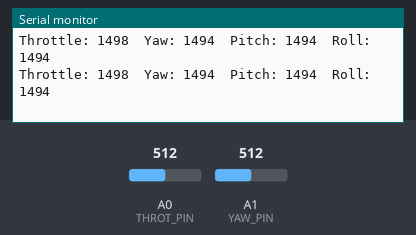
This sketch was run on a simulated Arduino Uno, built with avr-gcc and run on an emulated ATmega328P. Parts: the last lines printed to the serial monitor. The test bench sets the inputs (shaded band); at power-on: A0 (THROT_PIN) = 512, A1 (YAW_PIN) = 512. No radio packets arrive unless stated.

Above: at 1.2 s.
1.3 s: A0 (THROT_PIN) set to 716
At 1.34 s:
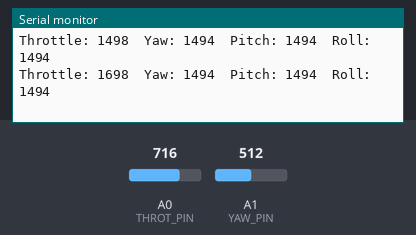
2.8 s: A1 (YAW_PIN) set to 716
At 2.83 s:
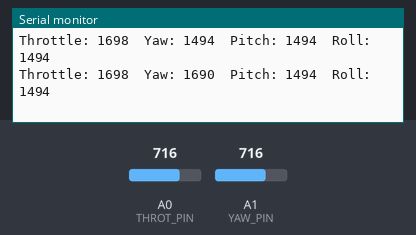
5.8 s: A0 (THROT_PIN) set to 900
At 5.8 s:
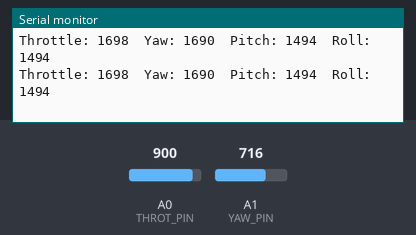
8.8 s: A1 (YAW_PIN) set to 900
At 8.83 s:
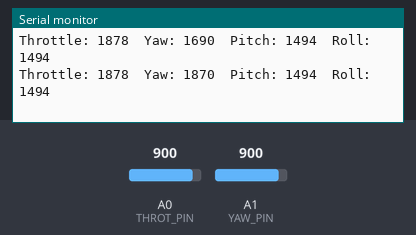
Timing chart, 0 to 11.8 s (numbered marks = the images above; inputs shaded):
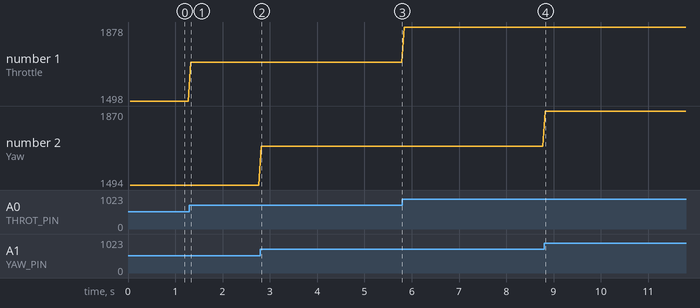

The sketch:

RadioTransmitter.ino
```cpp
/*
    GND    ->   GND
    Vcc    ->   3.3V
    CE     ->   D9
    CSN    ->   D10
    CLK    ->   D13
    MOSI   ->   D11
    MISO   ->   D12
*/

// Library includes
#include <SPI.h>
#include <nRF24L01.h>
#include <RF24.h>

#define THROT_PIN 0
#define YAW_PIN 1
#define PITCH_PIN 2
#define ROLL_PIN 3

#define CE_PIN  7
#define CSN_PIN 8

RF24 radio(CE_PIN, CSN_PIN); // CE, CSN

const byte address[6] = "00001";

/* Trims extend left-side of range (defaults are over 1500 center) */
// const int THROT_TRIM = 20;
const int YAW_TRIM = 10;
// const int PITCH_TRIM = 0;
// const int ROLL_TRIM = 0;

unsigned long currTime;
unsigned long prevTime;
unsigned long deltaTime = 50;

// sizeof this struct should not exceed 32 bytes
struct TransmitPacket {
  byte throttle;
  byte yaw;
  byte pitch;
  byte roll;
  byte sw1;
  byte sw2;
};
TransmitPacket data;


void resetData() {
  data.throttle = 0;
  data.yaw = 126;
  data.pitch = 126;
  data.roll = 126;
  data.sw1 = 0;
  data.sw2 = 0;
}

void readData() {
  data.throttle = map(analogRead(THROT_PIN), 0, 1023, 0, 255);
  data.yaw      = map(analogRead(YAW_PIN) - YAW_TRIM, 0 - YAW_TRIM, 1023, 0, 255);
  //data.pitch    = map(analogRead(PITCH_PIN), 0, 1023, 0, 255);
  //data.roll     = map(analogRead(ROLL_PIN), 0, 1023, 0, 255);
}

void printData() {
  Serial.print("Throttle: "); Serial.print(map(data.throttle, 0, 255, 1000, 2000)); Serial.print("\t");
  Serial.print("Yaw: ");      Serial.print(map(data.yaw, 0, 255, 1000, 2000));  Serial.print("\t");
  Serial.print("Pitch: ");      Serial.print(map(data.pitch, 0, 255, 1000, 2000));  Serial.print("\t");
  Serial.print("Roll: ");      Serial.println(map(data.roll, 0, 255, 1000, 2000));
}


//=============================================//


void setup() {
  Serial.begin(9600);

  resetData();

  radio.begin();
  radio.setAutoAck(false);
  radio.openWritingPipe(address); // open pipe 0 with specified address
  radio.setPALevel(RF24_PA_MIN);
  radio.stopListening();
}

void loop() {
  currTime = millis();
  if (currTime - prevTime >= deltaTime) {
    readData();

    printData();

    radio.write(&data, sizeof(data));
    prevTime = millis();
  }
}
```

Measured:
- after the input at 1.3 s, the serial monitor: prints a new line at once (image 1)
- after the input at 2.8 s, the serial monitor: prints a new line at once (image 2)
- after the input at 8.8 s, the serial monitor: prints a new line at once (image 4)
- plotted number 1: 1498 → 1698 after the input at 1.3 s, 1698 → 1878 after the input at 5.8 s
- plotted number 2: 1494 → 1690 after the input at 2.8 s, 1690 → 1870 after the input at 8.8 s
